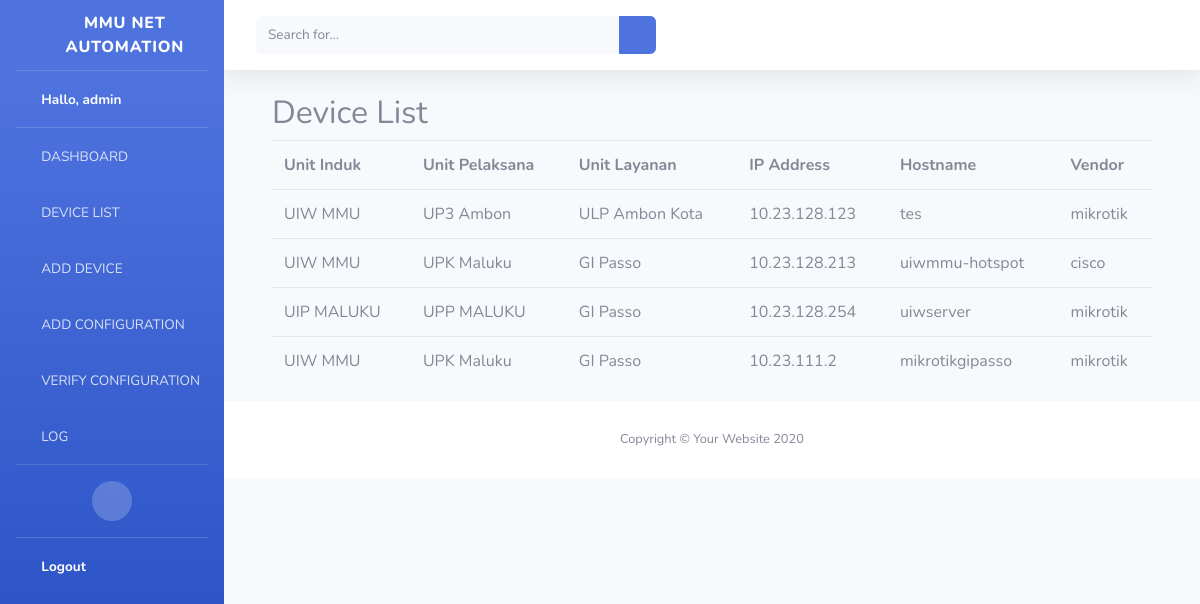
The app's page /devices/ (signed in) with its own data.
### network_automation/models.py (models this page shows, shortened)
class Device(models.Model):
    ip_address = models.CharField(max_length=255)
    hostname = models.CharField(max_length=255)
    username = models.CharField(max_length=255)
    password = models.CharField (max_length=255)
    ssh_port = models.IntegerField(default=22)
    VENDOR_CHOICES = (
        ('mikrotik', 'Mikrotik'),
        ('cisco', 'Cisco'),
    )
    vendor = models.CharField(max_length=255, choices=VENDOR_CHOICES)
    koordinat = models.CharField(null=True, max_length=255)
    unit_induk = models.ForeignKey(UnitInduk, null=True, on_delete=models.CASCADE)
    unit_pelaksana = models.ForeignKey(UnitPelaksana, null=True, on_delete=models.CASCADE)
    unit_layanan = models.ForeignKey(UnitLayanan, null=True, on_delete=models.CASCADE)

class UnitInduk(models.Model):
    LIST_UNIT_INDUK = (
        ('UIW MMU', 'UIW Maluku dan Maluku Utara'),
        ('UIP MALUKU', 'UIP Maluku'),
    )
    unit_induk = models.CharField(max_length=255,choices=LIST_UNIT_INDUK)
    keterangan = models.CharField(max_length=255)
    def __str__(self):
        return "{}".format(self.unit_induk)

class UnitPelaksana(models.Model):
    unit_induk = models.ForeignKey(UnitInduk, null=True, on_delete=models.CASCADE)
    unit_pelaksana = models.CharField(null=True,max_length=255)
    keterangan = models.CharField(max_length=255)
    def __str__(self):
        return "{}".format(self.unit_pelaksana)

class UnitLayanan(models.Model):
    unit_induk = models.ForeignKey(UnitInduk, null=True, on_delete=models.CASCADE)
    unit_pelaksana = models.ForeignKey(UnitPelaksana, null=True, on_delete=models.CASCADE)
    unit_layanan = models.CharField(null=True, max_length=255)
    keterangan = models.CharField(max_length=255)
    def __str__(self):
        return "{}".format(self.unit_layanan)

### network_automation/views.py (the view)
# urls.py: path('devices/', views.devices, name='devices'),
@login_required(login_url=settings.LOGIN_URL)
def devices(request):
    all_device = Device.objects.all()
    context ={
        "all_device": all_device
    }
    return render(request, 'devices.html', context)

### templates/devices.html
{% extends "base-update.html" %}
{% block content %}
    <h2 class="mt-4">Device List</h2>
    <table class="table">
            <tr>
                <th>Unit Induk</th>
                <th>Unit Pelaksana</th>
                <th>Unit Layanan</th>
                <th>IP Address</th>
                <th>Hostname</th>
                <th>Vendor</th>
            </tr>
            {% for device in all_device %}
            <tr>
                <td>{{ device.unit_induk }}</td>
                <td>{{ device.unit_pelaksana }}</td>
                <td>{{ device.unit_layanan }}</td>
                <td>{{ device.ip_address }}</td>
                <td>{{ device.hostname }}</td>
                <td>{{ device.vendor }}</td>
            </tr>
            {% endfor %}
    </table>
{% endblock content %}

### templates/base-update.html (shortened to what this page needs)
{% load static %}
<!DOCTYPE html>
<html lang="en">
<head>
  <link href="{% static 'vendor/fontawesome-free/css/all.min.css' %}" rel="stylesheet" type="text/css">
  <link href="{% static 'css/sb-admin-2.css' %}" rel="stylesheet">
</head>
<body id="page-top">
  <div id="wrapper">
    <ul class="navbar-nav bg-gradient-primary sidebar sidebar-dark accordion" id="accordionSidebar">
      <a class="sidebar-brand d-flex align-items-center justify-content-center" href="#">
        <div class="sidebar-brand-icon rotate-n-15">
          <i class="fas fa-wrench"></i>
        </div>
        <div class="sidebar-brand-text mx-3">
          MMU NET AUTOMATION
        </div>
      </a>
      <hr class="sidebar-divider my-0">
      <li class="nav-item active">
        <a class="nav-link" href="{% url 'home' %}">
          <i class="fas fa-fw fa-user"></i>
          <span>Hallo, {{user}}</span></a>
      </li>
      <hr class="sidebar-divider my-0">
      <li class="nav-item ">
        <a class="nav-link" href="{% url 'home' %}">
          <i class="fas fa-fw fa-tachometer-alt"></i>
          <span>DASHBOARD</span></a>
      </li>
      <li class="nav-item ">
        <a class="nav-link" href="{% url 'devices' %}">
          <i class="fas fa-fw fa-table"></i>
          <span>DEVICE LIST</span></a>
      </li>
      <li class="nav-item ">
        <a class="nav-link" href="{% url 'tambah_device' %}">
          <i class="fas fa-fw fa-table"></i>
          <span>ADD DEVICE</span></a>
      </li>
      <li class="nav-item ">
        <a class="nav-link" href="{% url 'configure' %}">
          <i class="fas fa-fw fa-wrench"></i>
          <span>ADD CONFIGURATION</span></a>
      </li>
      <li class="nav-item ">
        <a class="nav-link" href="{% url 'verify_config' %}">
          <i class="fas fa-fw fa-wrench"></i>
          <span>VERIFY CONFIGURATION</span></a>
      </li>
      <li class="nav-item ">
        <a class="nav-link" href="{% url 'log' %}">
          <i class="fas fa-fw fa-table"></i>
          <span>LOG</span></a>
      </li>
      <hr class="sidebar-divider d-none d-md-block">
      <div class="text-center d-none d-md-inline">
        <button class="rounded-circle border-0" id="sidebarToggle"></button>
      </div>
      <hr class="sidebar-divider my-0">
      <li class="nav-item active">
        <a class="nav-link" href="{% url 'logout' %}">
          <i class="fas fa-fw fa-sign-out-alt"></i>
          <span>Logout<span></a>
      </li>
    </ul>
    <div id="content-wrapper" class="d-flex flex-column">
      <div id="content">
        <nav class="navbar navbar-expand navbar-light bg-white topbar mb-4 static-top shadow">
          <form class="d-none d-sm-inline-block form-inline mr-auto ml-md-3 my-2 my-md-0 mw-100 navbar-search">
            <div class="input-group">
              <input type="text" class="form-control bg-light border-0 small" placeholder="Search for..." aria-label="Search" aria-describedby="basic-addon2">
              <div class="input-group-append">
                <button class="btn btn-primary" type="button">
                  <i class="fas fa-search fa-sm"></i>
                </button>
              </div>
            </div>
          </form>
        </nav>
        <div class="container-fluid">
          <div class="container">
            {% block content %}
            {% endblock %}
          </div>
      </div>
      <footer class="sticky-footer bg-white">
        <div class="container my-auto">
          <div class="copyright text-center my-auto">
            <span>Copyright &copy; Your Website 2020</span>
          </div>
        </div>
      </footer>
    </div>
  </div>
</body>
</html>

### records on screen
Device: unit_induk "UIW MMU", unit_pelaksana "UP3 Ambon", unit_layanan "ULP Ambon Kota", ip_address "10.23.128.123", hostname "tes", vendor "mikrotik"
Device: unit_induk "UIW MMU", unit_pelaksana "UPK Maluku", unit_layanan "GI Passo", ip_address "10.23.128.213", hostname "uiwmmu-hotspot", vendor "cisco"
Device: unit_induk "UIP MALUKU", unit_pelaksana "UPP MALUKU", unit_layanan "GI Passo", ip_address "10.23.128.254", hostname "uiwserver", vendor "mikrotik"
Device: unit_induk "UIW MMU", unit_pelaksana "UPK Maluku", unit_layanan "GI Passo", ip_address "10.23.111.2", hostname "mikrotikgipasso", vendor "mikrotik"

### other values on screen
{{ user }} "admin"
